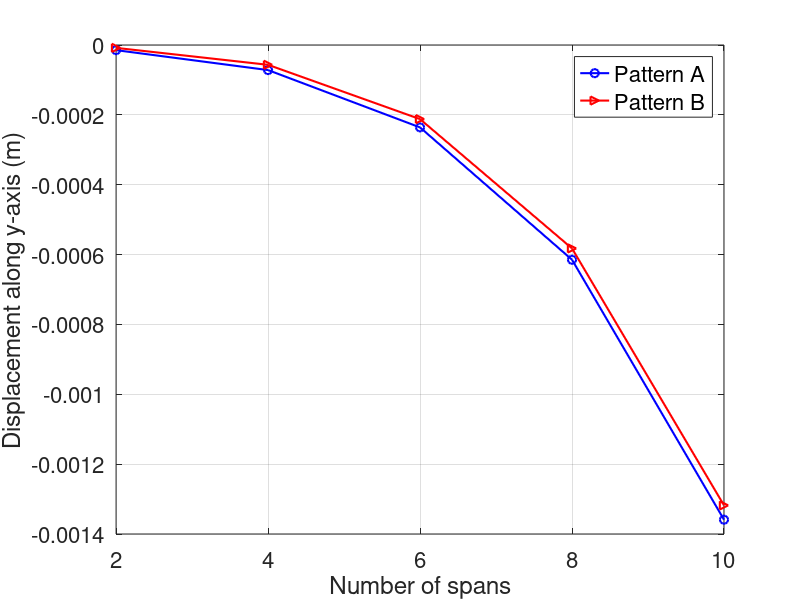

Reproduce this figure in MATLAB.
clear all;
clc;
figure
x=[2 4 6 8 10];
y1=[-1.472e-05 -7.180e-05 -2.359e-04 -6.148e-04 -1.359e-03];
y2=[-8.251e-06 -5.671e-05 -2.122e-04 -5.824e-04 -1.318e-03];
plot(x,y1,'b-o','LineWidth',1.5)
hold on
plot(x,y2,'r->','LineWidth',1.5)
grid on
xlim([2 10])
box on
xlabel('Number of spans','FontSize',16)
ylabel('Displacement along y-axis (m)','FontSize',16)
set(gca,'FontSize',16);
legend('Pattern A','Pattern B','FontSize',16,'Location','northeast');